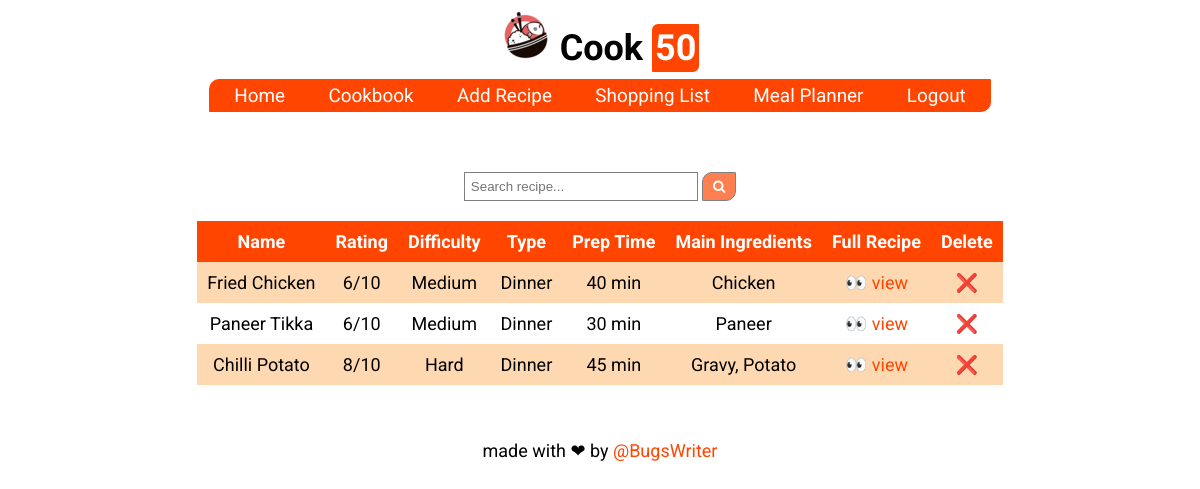
Before: /recipes (signed in) with the older database file.
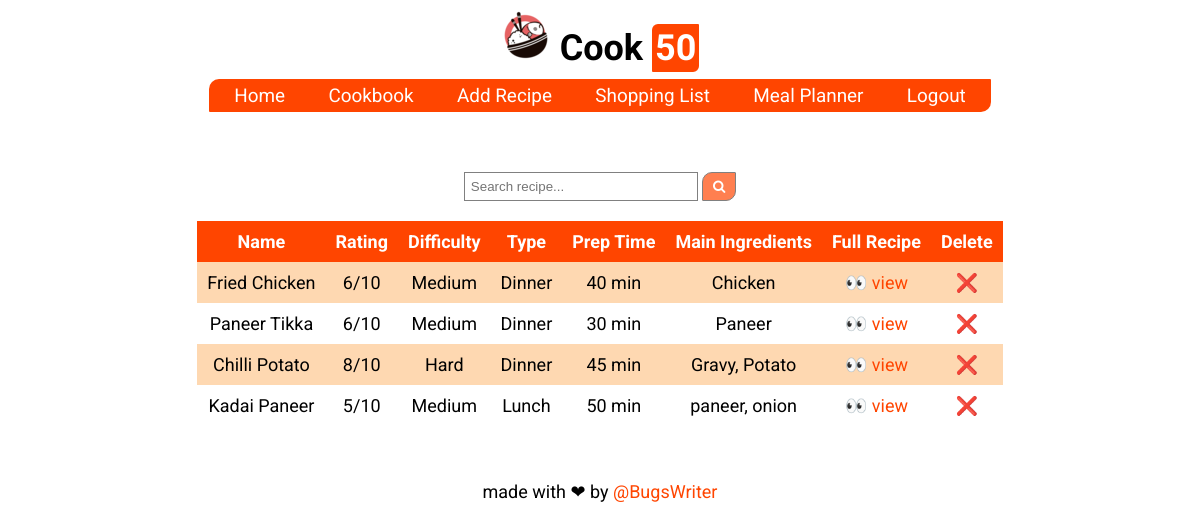
After: the same page with the newer database file.
### tables this page shows
CREATE TABLE recipe(
    name TEXT NOT NULL,
    rating INT NOT NULL,
    difficulty TEXT NOT NULL,
    type TEXT NOT NULL,
    prep_time INT NOT NULL,
    main_ingredients TEXT NOT NULL,
    recipe_link TEXT NOT NULL,
    user_id INT NOT NULL,
    FOREIGN KEY(user_id) REFERENCES user(rowid)
);

### cookpkg/routes.py (the view)
@app.route("/recipes", methods=["GET"])
def recipes():
    if not request.cookies.get("user_id"):
        return redirect(url_for('login'))
    uid = request.cookies.get("user_id")
    offset = 0
    if request.args.get('page'):
        page = int(request.args.get('page'))
        offset = 10 * (page - 1)
    data = crud_get_recipes(uid, offset)
    return render_template("recipe_list.html", data=data)

### cookpkg/crud.py (called while the page is built)
def crud_get_recipes(uid, offset):
    conn = sqlite3.connect(DB_NAME)
    c = conn.cursor()
    data = []
    for row in c.execute("SELECT rowid, * FROM recipe WHERE user_id='{}' LIMIT 10 OFFSET {}".format(uid, offset)):
        data.append(list(row))
    conn.close()
    return data

### cookpkg/templates/recipe_list.html (shortened to what this page needs)
{% extends "layout.html" %}
{% block content %}
<div class="container">
  <div class="search-box">
    <form class="search-form result-page-search-form" action="/search" method="GET" id="must-field">
      <input type="text" placeholder="Search recipe..." name="query">
      <button type="submit" onclick="return empty()">&nbsp<i class="fa fa-search"></i>&nbsp</button>
    </form>
  </div>
  <div class="result-box">
    <table>
      <tr>
	<th>Name</th>
	<th>Rating</th>
	<th>Difficulty</th>
	<th>Type</th>
	<th>Prep Time</th>
	<th>Main Ingredients</th>
	<th>Full Recipe</th>
	<th>Delete</th>
      </tr>
      {% for recipe in data %}
      <tr>
	<td>{{ recipe[1] }}</td>
	<td>{{ recipe[2] }}/10</td>
	<td>{{ recipe[3] }}</td>
	<td>{{ recipe[4] }}</td>
	<td>{{ recipe[5] }} min</td>
	<td>{{ recipe[6] }}</td>
	<td><a href="https://{{ recipe[7] }}">👀 view</a></td>
	<td><a href="/delete_recipe?id={{ recipe[0] }}">❌</a></td>
      </tr>
      {% endfor %}
    </table>
  </div>
</div>
{% endblock content %}

### cookpkg/templates/layout.html (shortened to what this page needs)
<!DOCTYPE html>
<html>
  <head>
    <link rel="stylesheet" type="text/css" href="{{ url_for('static', filename='css/style.css') }}">
    <link rel="stylesheet" href="https://cdnjs.cloudflare.com/ajax/libs/font-awesome/4.7.0/css/font-awesome.min.css">
  </head>
  <body>
    <header>
      <h1>
	<img src="{{ url_for('static', filename='img/logo.png') }}" width="50px">
	Cook <span>50</span>
      </h1>
    </header>
    <ul class="nav">
      <li class="active"><a href="/">Home</a></li>
      <li><a href="{{ url_for('recipes') }}">Cookbook</a></li>
      <li><a href="{{ url_for('add_recipe') }}">Add Recipe</a></li>
      <li><a href="{{ url_for('shopping_list') }}">Shopping List</a></li>
      <li><a href="#">Meal Planner</a></li>
      {% if request.cookies.get('user_id') %}
      <li><a href="/logout">Logout</a></li>
      {% else %}
      <li><a href="/login">Login</a></li>
      {% endif %}
    </ul>
    <div class="container">
      {% block content %}{% endblock %}
    </div>
    <footer>
      <span>made with ❤ by <a href="https://bugswriter.com">@BugsWriter</a></span>
    </footer>
  </body>
</html>

### cookpkg/static/css/style.css (style rules this page uses)
:root { --color01: #FFA500; --color02: #FF8C00; --color03: #FF7F50; --color04: #FF6347; --color05: #FF4500; --color06: #FED8B1; --fontsize: 18px; --font: "Roboto" }
body { color: black; min-height: 100vh; padding: 0; margin: 0; box-sizing: border-box; font-family: var(--font), sans-serif; font-size: var(--fontsize); }
body * { margin: 0; padding: 0; }
body a { color: var(--color05); text-decoration: none; }
header h1 { width: fit-content; margin: auto; padding: 10px; }
header h1 span { color: white; background-color: var(--color05); border-radius: 6px 1px; font-family: 'Dancing Script', cursive; padding: 3px; }
.nav { background-color: var(--color05); margin: auto; width: fit-content; border-radius: 10px 1px; padding: 5px; font-size: 75%; }
.nav a { color: white; font-size: 140%; }
.nav .active { color: var(--color01); }
.nav li { display: inline; margin: 0px 20px; }
.container { font-size: 100%; }
footer { padding: 15px; width: fit-content; margin: auto; }
img { margin: auto; }
form.search-form input[type=text] { padding: 6px; border: 1px solid grey; width: 220px; }
form.search-form button { padding: 6px; background: var(--color03); color: white; border: 1px solid grey; cursor: pointer; border-radius: 10px 1px; }
form.search-form::after { content: ""; clear: both; }
.search-box { width: fit-content; padding: 20px; margin: auto; }
.result-box { width: fit-content; margin: auto; }
.result-box table { border-collapse: collapse; }
.result-box td, th { text-align: center; padding: 10px; }
.result-box th { background-color: var(--color05); color: white; }
.result-box tr:nth-child(even) { background-color: var(--color02); }
.result-box tr:nth-child(even) { background-color: var(--color06); }
.result-box tr:nth-child(odd) a { padding: 2px; border-radius: 3px; }
.container { width: fit-content; margin: 40px auto; }

Changed rows visible on the page:
added recipe: name "Kadai Paneer", rating "5", difficulty "Medium", type "Lunch", prep_time "50", main_ingredients "paneer, onion"
